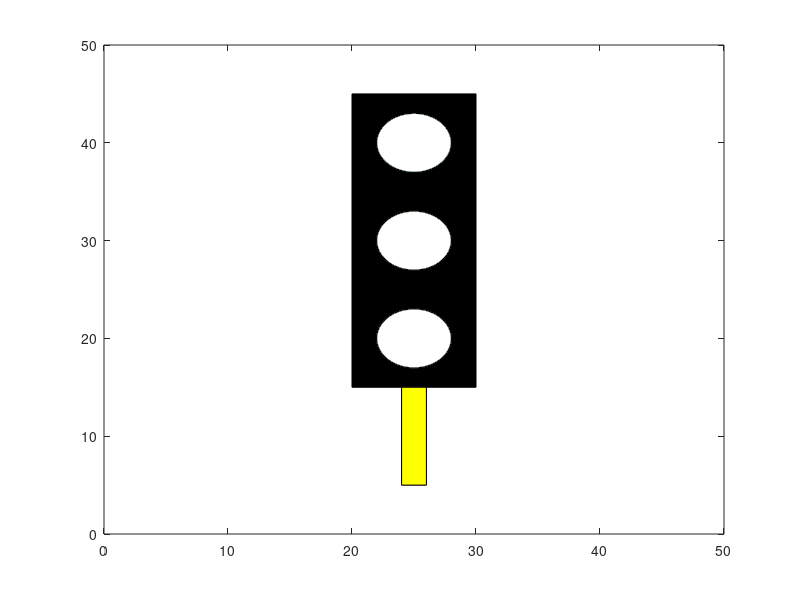

Write the MATLAB code that produced this figure.
%UpperRect
xrec=[20,20,30,30,20];
yrec=[15,45,45,15,15];
plot(xrec,yrec);
fill(xrec,yrec,'k');

hold on;
%circle 1
r1=3;
theta1=0:0.1:360;
x1=r1*cosd(theta1)+25;
y1=r1*sind(theta1)+40;
plot(x1,y1);

hold on;
%circle 2
r2=3;
theta2=0:0.1:360;
x2=r2*cosd(theta1)+25;
y2=r2*sind(theta1)+30;
plot(x2,y2);

hold on;
%circle 3
r3=3;
theta3=0:0.1:360;
x3=r3*cosd(theta1)+25;
y3=r3*sind(theta1)+20;
plot(x3,y3);

%small rec
xrec1=[24,24,26,26,24];
yrec1=[5,15,15,5,5];
plot(xrec1,yrec1);
fill(xrec1,yrec1,'y')

xlim([0 50]);
ylim([0 50]);

for c=1:1:5
    fill(x1,y1,'r');
    pause(2)
    fill(x1,y1,'w');
    fill(x2,y2,'y');
    pause(2)
    fill(x2,y2,'w');
    fill(x3,y3,'g');
    pause(2)
    fill(x3,y3,'w');
end